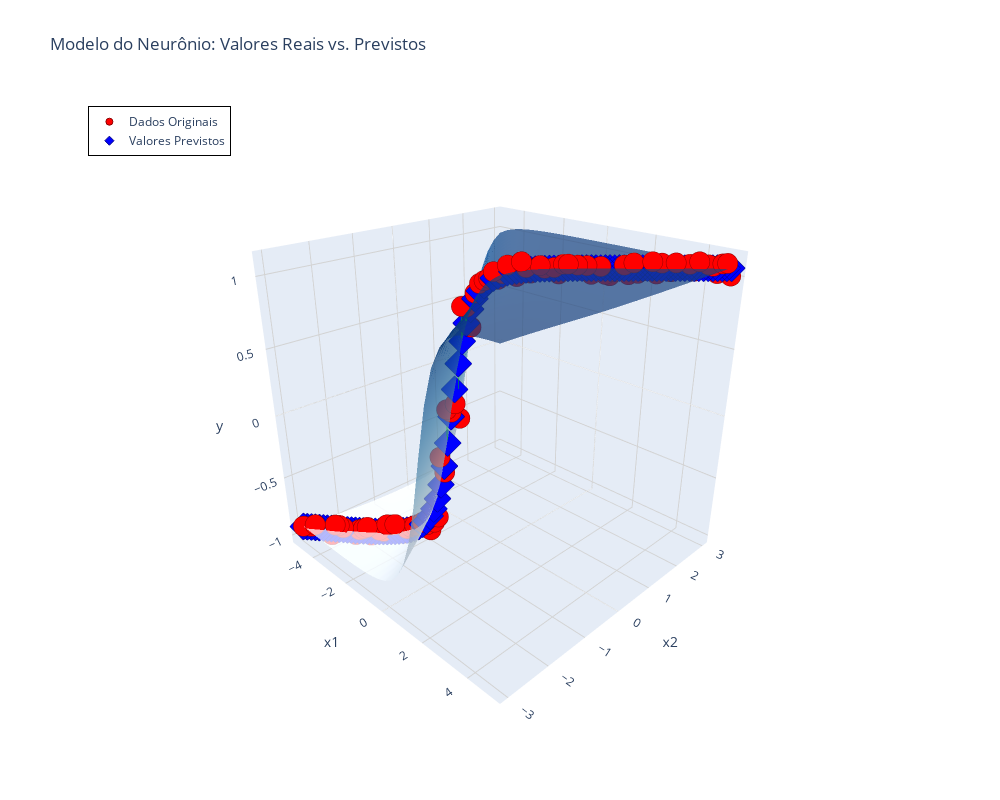

The cell this chart's notebook holds for it:
### Code cell
# Gere a malha para a superfície
x1_range = np.linspace(df['x1'].min(), df['x1'].max(), 30)
x2_range = np.linspace(df['x2'].min(), df['x2'].max(), 30)
x1_grid, x2_grid = np.meshgrid(x1_range, x2_range)

# Normalize a malha com o mesmo scaler usado no treino
x1_grid_flat = x1_grid.flatten()
x2_grid_flat = x2_grid.flatten()
mesh_df = pd.DataFrame({'x1': x1_grid_flat, 'x2': x2_grid_flat})
mesh_scaled = scaler.normalize(mesh_df)
x1_mesh_scaled = mesh_scaled['x1'].values
x2_mesh_scaled = mesh_scaled['x2'].values

# Predição na malha
y_grid_scaled = hidden_forward(
    x1_mesh_scaled, x2_mesh_scaled, neurons_weights=neurons_weights, activation_fn=np.tanh
)
y_grid_pred = scaler_y.denormalize(pd.DataFrame(y_grid_scaled.reshape(-1, 1))).flatten()
y_grid_pred = y_grid_pred.reshape(x1_grid.shape)

fig = go.Figure()

# Superfície de predição
fig.add_trace(go.Surface(
    x=x1_grid, y=x2_grid, z=y_grid_pred,
    colorscale='Blues', opacity=0.7, showscale=False, name='Superfície de Predição'
))

# Pontos originais
fig.add_trace(go.Scatter3d(
    x=df['x1'], y=df['x2'], z=df['y'],
    mode='markers',
    marker=dict(size=7, color='red', symbol='circle', line=dict(width=1, color='darkred')),
    name='Dados Originais'
))

# Pontos previstos
fig.add_trace(go.Scatter3d(
    x=df['x1'], y=df['x2'], z=y_hat,
    mode='markers',
    marker=dict(size=7, color='blue', symbol='diamond', line=dict(width=1, color='darkblue')),
    name='Valores Previstos'
))

# Linhas verticais
for i in range(len(df)):
    fig.add_trace(go.Scatter3d(
        x=[df['x1'].iloc[i], df['x1'].iloc[i]],
        y=[df['x2'].iloc[i], df['x2'].iloc[i]],
        z=[df['y'].iloc[i], y_hat[i]],
        mode='lines',
        line=dict(color='rgba(0,100,0,0.5)', width=2),
        showlegend=False
    ))

# Layout
fig.update_layout(
    title='Modelo do Neurônio: Valores Reais vs. Previstos',
    scene=dict(
        xaxis_title='x1',
        yaxis_title='x2',
        zaxis_title='y',
        aspectmode='cube',
        camera=dict(
            eye=dict(x=1.5, y=-1.5, z=1),
            up=dict(x=0, y=0, z=1)
        ),
        xaxis=dict(gridcolor='lightgray'),
        yaxis=dict(gridcolor='lightgray'),
        zaxis=dict(gridcolor='lightgray')
    ),
    width=1000,
    height=800,
    legend=dict(
        yanchor="top",
        y=0.99,
        xanchor="left",
        x=0.01,
        bgcolor="rgba(255,255,255,0.8)",
        bordercolor="black",
        borderwidth=1
    )
)

fig.show()

### Figure 1 — Plotly figure (JSON) as saved in the notebook; plotly's stock layout.template omitted (floating-point values rounded to 4 significant figures; data arrays with more than 128 entries replaced by an {"elided": "..."} marker saying what was removed)
{"data": [{"colorscale": [[0, "rgb(247,251,255)"], [0.125, "rgb(222,235,247)"], [0.25, "rgb(198,219,239)"], [0.375, "rgb(158,202,225)"], [0.5, "rgb(107,174,214)"], [0.625, "rgb(66,146,198)"], [0.75, "rgb(33,113,181)"], [0.875, "rgb(8,81,156)"], [1, "rgb(8,48,107)"]], "name": "Superfície de Predição", "opacity": 0.7, "showscale": false, "type": "surface", "x": {"elided": "30x30 float values"}, "y": {"elided": "30x30 float values"}, "z": {"elided": "30x30 float values"}}, {"marker": {"color": "red", "line": {"color": "darkred", "width": 1}, "size": 7, "symbol": "circle"}, "mode": "markers", "name": "Dados Originais", "type": "scatter3d", "x": [-5.0, -4.899, -4.798, -4.697, -4.596, -4.495, -4.394, -4.293, -4.192, -4.091, -3.99, -3.889, -3.788, -3.687, -3.586, -3.485, -3.384, -3.283, -3.182, -3.081, -2.98, -2.879, -2.778, -2.677, -2.576, -2.475, -2.374, -2.273, -2.172, -2.071, -1.97, -1.869, -1.768, -1.667, -1.566, -1.465, -1.364, -1.263, -1.162, -1.061, -0.9596, -0.8586, -0.7576, -0.6566, -0.5556, -0.4545, -0.3535, -0.2525, -0.1515, -0.05051, 0.05051, 0.1515, 0.2525, 0.3535, 0.4545, 0.5556, 0.6566, 0.7576, 0.8586, 0.9596, 1.061, 1.162, 1.263, 1.364, 1.465, 1.566, 1.667, 1.768, 1.869, 1.97, 2.071, 2.172, 2.273, 2.374, 2.475, 2.576, 2.677, 2.778, 2.879, 2.98, 3.081, 3.182, 3.283, 3.384, 3.485, 3.586, 3.687, 3.788, 3.889, 3.99, 4.091, 4.192, 4.293, 4.394, 4.495, 4.596, 4.697, 4.798, 4.899, 5.0], "y": [-3.0, -2.939, -2.879, -2.818, -2.758, -2.697, -2.636, -2.576, -2.515, -2.455, -2.394, -2.333, -2.273, -2.212, -2.152, -2.091, -2.03, -1.97, -1.909, -1.848, -1.788, -1.727, -1.667, -1.606, -1.545, -1.485, -1.424, -1.364, -1.303, -1.242, -1.182, -1.121, -1.061, -1.0, -0.9394, -0.8788, -0.8182, -0.7576, -0.697, -0.6364, -0.5758, -0.5152, -0.4545, -0.3939, -0.3333, -0.2727, -0.2121, -0.1515, -0.09091, -0.0303, 0.0303, 0.09091, 0.1515, 0.2121, 0.2727, 0.3333, 0.3939, 0.4545, 0.5152, 0.5758, 0.6364, 0.697, 0.7576, 0.8182, 0.8788, 0.9394, 1.0, 1.061, 1.121, 1.182, 1.242, 1.303, 1.364, 1.424, 1.485, 1.545, 1.606, 1.667, 1.727, 1.788, 1.848, 1.909, 1.97, 2.03, 2.091, 2.152, 2.212, 2.273, 2.333, 2.394, 2.455, 2.515, 2.576, 2.636, 2.697, 2.758, 2.818, 2.879, 2.939, 3.0], "z": [-0.9172, -0.9397, -0.9182, -0.9044, -0.935, -0.9372, -0.9353, -0.9938, -0.9062, -0.9101, -0.9305, -0.9689, -0.9656, -0.9924, -0.948, -0.9391, -0.9272, -0.9999, -0.9828, -0.9535, -0.9632, -0.9045, -0.9059, -0.9021, -0.9781, -0.9804, -0.9386, -0.9252, -0.9112, -0.9141, -0.8813, -0.9044, -0.9501, -0.8808, -0.8347, -0.3249, -0.449, 0.0536, 0.03375, 0.09858, -0.01367, 0.8014, 0.7966, 0.6586, 0.8913, 0.9553, 0.9745, 0.9909, 1.033, 0.9821, 1.02, 1.076, 1.021, 1.001, 1.098, 1.06, 1.023, 1.044, 1.073, 1.056, 1.044, 1.06, 1.018, 1.081, 1.082, 1.049, 1.076, 1.04, 1.073, 1.015, 1.051, 1.067, 1.015, 1.006, 1.034, 1.045, 1.076, 1.013, 1.09, 1.022, 1.038, 1.042, 1.097, 1.018, 1.088, 1.055, 1.032, 1.09, 1.054, 1.046, 1.081, 1.036, 1.097, 1.056, 1.077, 1.068, 1.021, 1.083, 1.087, 1.004]}, {"marker": {"color": "blue", "line": {"color": "darkblue", "width": 1}, "size": 7, "symbol": "diamond"}, "mode": "markers", "name": "Valores Previstos", "type": "scatter3d", "x": [-5.0, -4.899, -4.798, -4.697, -4.596, -4.495, -4.394, -4.293, -4.192, -4.091, -3.99, -3.889, -3.788, -3.687, -3.586, -3.485, -3.384, -3.283, -3.182, -3.081, -2.98, -2.879, -2.778, -2.677, -2.576, -2.475, -2.374, -2.273, -2.172, -2.071, -1.97, -1.869, -1.768, -1.667, -1.566, -1.465, -1.364, -1.263, -1.162, -1.061, -0.9596, -0.8586, -0.7576, -0.6566, -0.5556, -0.4545, -0.3535, -0.2525, -0.1515, -0.05051, 0.05051, 0.1515, 0.2525, 0.3535, 0.4545, 0.5556, 0.6566, 0.7576, 0.8586, 0.9596, 1.061, 1.162, 1.263, 1.364, 1.465, 1.566, 1.667, 1.768, 1.869, 1.97, 2.071, 2.172, 2.273, 2.374, 2.475, 2.576, 2.677, 2.778, 2.879, 2.98, 3.081, 3.182, 3.283, 3.384, 3.485, 3.586, 3.687, 3.788, 3.889, 3.99, 4.091, 4.192, 4.293, 4.394, 4.495, 4.596, 4.697, 4.798, 4.899, 5.0], "y": [-3.0, -2.939, -2.879, -2.818, -2.758, -2.697, -2.636, -2.576, -2.515, -2.455, -2.394, -2.333, -2.273, -2.212, -2.152, -2.091, -2.03, -1.97, -1.909, -1.848, -1.788, -1.727, -1.667, -1.606, -1.545, -1.485, -1.424, -1.364, -1.303, -1.242, -1.182, -1.121, -1.061, -1.0, -0.9394, -0.8788, -0.8182, -0.7576, -0.697, -0.6364, -0.5758, -0.5152, -0.4545, -0.3939, -0.3333, -0.2727, -0.2121, -0.1515, -0.09091, -0.0303, 0.0303, 0.09091, 0.1515, 0.2121, 0.2727, 0.3333, 0.3939, 0.4545, 0.5152, 0.5758, 0.6364, 0.697, 0.7576, 0.8182, 0.8788, 0.9394, 1.0, 1.061, 1.121, 1.182, 1.242, 1.303, 1.364, 1.424, 1.485, 1.545, 1.606, 1.667, 1.727, 1.788, 1.848, 1.909, 1.97, 2.03, 2.091, 2.152, 2.212, 2.273, 2.333, 2.394, 2.455, 2.515, 2.576, 2.636, 2.697, 2.758, 2.818, 2.879, 2.939, 3.0], "z": [-0.9191, -0.9216, -0.9242, -0.9269, -0.9296, -0.9324, -0.9352, -0.9381, -0.9409, -0.9438, -0.9465, -0.9492, -0.9517, -0.9541, -0.9564, -0.9584, -0.9602, -0.9617, -0.9629, -0.9638, -0.9642, -0.9642, -0.9636, -0.9623, -0.9601, -0.9567, -0.9517, -0.9446, -0.9344, -0.9198, -0.8989, -0.8687, -0.8251, -0.7625, -0.6742, -0.5537, -0.3974, -0.209, -0.0007326, 0.2082, 0.3991, 0.5598, 0.6868, 0.783, 0.854, 0.9058, 0.9435, 0.9711, 0.9914, 1.006, 1.018, 1.027, 1.033, 1.038, 1.042, 1.045, 1.048, 1.05, 1.051, 1.053, 1.054, 1.054, 1.055, 1.056, 1.056, 1.056, 1.056, 1.057, 1.057, 1.057, 1.057, 1.057, 1.057, 1.057, 1.057, 1.057, 1.057, 1.057, 1.057, 1.057, 1.056, 1.056, 1.056, 1.056, 1.056, 1.056, 1.056, 1.056, 1.056, 1.056, 1.056, 1.056, 1.056, 1.056, 1.056, 1.056, 1.056, 1.056, 1.056, 1.056]}, {"line": {"color": "rgba(0,100,0,0.5)", "width": 2}, "mode": "lines", "showlegend": false, "type": "scatter3d", "x": [-5, -5], "y": [-3, -3], "z": [-0.9172, -0.9191]}, {"line": {"color": "rgba(0,100,0,0.5)", "width": 2}, "mode": "lines", "showlegend": false, "type": "scatter3d", "x": [-4.899, -4.899], "y": [-2.939, -2.939], "z": [-0.9397, -0.9216]}, {"line": {"color": "rgba(0,100,0,0.5)", "width": 2}, "mode": "lines", "showlegend": false, "type": "scatter3d", "x": [-4.798, -4.798], "y": [-2.879, -2.879], "z": [-0.9182, -0.9242]}, {"line": {"color": "rgba(0,100,0,0.5)", "width": 2}, "mode": "lines", "showlegend": false, "type": "scatter3d", "x": [-4.697, -4.697], "y": [-2.818, -2.818], "z": [-0.9044, -0.9269]}, {"line": {"color": "rgba(0,100,0,0.5)", "width": 2}, "mode": "lines", "showlegend": false, "type": "scatter3d", "x": [-4.596, -4.596], "y": [-2.758, -2.758], "z": [-0.935, -0.9296]}, {"line": {"color": "rgba(0,100,0,0.5)", "width": 2}, "mode": "lines", "showlegend": false, "type": "scatter3d", "x": [-4.495, -4.495], "y": [-2.697, -2.697], "z": [-0.9372, -0.9324]}, {"line": {"color": "rgba(0,100,0,0.5)", "width": 2}, "mode": "lines", "showlegend": false, "type": "scatter3d", "x": [-4.394, -4.394], "y": [-2.636, -2.636], "z": [-0.9353, -0.9352]}, {"line": {"color": "rgba(0,100,0,0.5)", "width": 2}, "mode": "lines", "showlegend": false, "type": "scatter3d", "x": [-4.293, -4.293], "y": [-2.576, -2.576], "z": [-0.9938, -0.9381]}, {"line": {"color": "rgba(0,100,0,0.5)", "width": 2}, "mode": "lines", "showlegend": false, "type": "scatter3d", "x": [-4.192, -4.192], "y": [-2.515, -2.515], "z": [-0.9062, -0.9409]}, {"line": {"color": "rgba(0,100,0,0.5)", "width": 2}, "mode": "lines", "showlegend": false, "type": "scatter3d", "x": [-4.091, -4.091], "y": [-2.455, -2.455], "z": [-0.9101, -0.9438]}, {"line": {"color": "rgba(0,100,0,0.5)", "width": 2}, "mode": "lines", "showlegend": false, "type": "scatter3d", "x": [-3.99, -3.99], "y": [-2.394, -2.394], "z": [-0.9305, -0.9465]}, {"line": {"color": "rgba(0,100,0,0.5)", "width": 2}, "mode": "lines", "showlegend": false, "type": "scatter3d", "x": [-3.889, -3.889], "y": [-2.333, -2.333], "z": [-0.9689, -0.9492]}, {"line": {"color": "rgba(0,100,0,0.5)", "width": 2}, "mode": "lines", "showlegend": false, "type": "scatter3d", "x": [-3.788, -3.788], "y": [-2.273, -2.273], "z": [-0.9656, -0.9517]}, {"line": {"color": "rgba(0,100,0,0.5)", "width": 2}, "mode": "lines", "showlegend": false, "type": "scatter3d", "x": [-3.687, -3.687], "y": [-2.212, -2.212], "z": [-0.9924, -0.9541]}, {"line": {"color": "rgba(0,100,0,0.5)", "width": 2}, "mode": "lines", "showlegend": false, "type": "scatter3d", "x": [-3.586, -3.586], "y": [-2.152, -2.152], "z": [-0.948, -0.9564]}, {"line": {"color": "rgba(0,100,0,0.5)", "width": 2}, "mode": "lines", "showlegend": false, "type": "scatter3d", "x": [-3.485, -3.485], "y": [-2.091, -2.091], "z": [-0.9391, -0.9584]}, {"line": {"color": "rgba(0,100,0,0.5)", "width": 2}, "mode": "lines", "showlegend": false, "type": "scatter3d", "x": [-3.384, -3.384], "y": [-2.03, -2.03], "z": [-0.9272, -0.9602]}, {"line": {"color": "rgba(0,100,0,0.5)", "width": 2}, "mode": "lines", "showlegend": false, "type": "scatter3d", "x": [-3.283, -3.283], "y": [-1.97, -1.97], "z": [-0.9999, -0.9617]}, {"line": {"color": "rgba(0,100,0,0.5)", "width": 2}, "mode": "lines", "showlegend": false, "type": "scatter3d", "x": [-3.182, -3.182], "y": [-1.909, -1.909], "z": [-0.9828, -0.9629]}, {"line": {"color": "rgba(0,100,0,0.5)", "width": 2}, "mode": "lines", "showlegend": false, "type": "scatter3d", "x": [-3.081, -3.081], "y": [-1.848, -1.848], "z": [-0.9535, -0.9638]}, {"line": {"color": "rgba(0,100,0,0.5)", "width": 2}, "mode": "lines", "showlegend": false, "type": "scatter3d", "x": [-2.98, -2.98], "y": [-1.788, -1.788], "z": [-0.9632, -0.9642]}, {"line": {"color": "rgba(0,100,0,0.5)", "width": 2}, "mode": "lines", "showlegend": false, "type": "scatter3d", "x": [-2.879, -2.879], "y": [-1.727, -1.727], "z": [-0.9045, -0.9642]}, {"line": {"color": "rgba(0,100,0,0.5)", "width": 2}, "mode": "lines", "showlegend": false, "type": "scatter3d", "x": [-2.778, -2.778], "y": [-1.667, -1.667], "z": [-0.9059, -0.9636]}, {"line": {"color": "rgba(0,100,0,0.5)", "width": 2}, "mode": "lines", "showlegend": false, "type": "scatter3d", "x": [-2.677, -2.677], "y": [-1.606, -1.606], "z": [-0.9021, -0.9623]}, {"line": {"color": "rgba(0,100,0,0.5)", "width": 2}, "mode": "lines", "showlegend": false, "type": "scatter3d", "x": [-2.576, -2.576], "y": [-1.545, -1.545], "z": [-0.9781, -0.9601]}, {"line": {"color": "rgba(0,100,0,0.5)", "width": 2}, "mode": "lines", "showlegend": false, "type": "scatter3d", "x": [-2.475, -2.475], "y": [-1.485, -1.485], "z": [-0.9804, -0.9567]}, {"line": {"color": "rgba(0,100,0,0.5)", "width": 2}, "mode": "lines", "showlegend": false, "type": "scatter3d", "x": [-2.374, -2.374], "y": [-1.424, -1.424], "z": [-0.9386, -0.9517]}, {"line": {"color": "rgba(0,100,0,0.5)", "width": 2}, "mode": "lines", "showlegend": false, "type": "scatter3d", "x": [-2.273, -2.273], "y": [-1.364, -1.364], "z": [-0.9252, -0.9446]}, {"line": {"color": "rgba(0,100,0,0.5)", "width": 2}, "mode": "lines", "showlegend": false, "type": "scatter3d", "x": [-2.172, -2.172], "y": [-1.303, -1.303], "z": [-0.9112, -0.9344]}, {"line": {"color": "rgba(0,100,0,0.5)", "width": 2}, "mode": "lines", "showlegend": false, "type": "scatter3d", "x": [-2.071, -2.071], "y": [-1.242, -1.242], "z": [-0.9141, -0.9198]}, {"line": {"color": "rgba(0,100,0,0.5)", "width": 2}, "mode": "lines", "showlegend": false, "type": "scatter3d", "x": [-1.97, -1.97], "y": [-1.182, -1.182], "z": [-0.8813, -0.8989]}, {"line": {"color": "rgba(0,100,0,0.5)", "width": 2}, "mode": "lines", "showlegend": false, "type": "scatter3d", "x": [-1.869, -1.869], "y": [-1.121, -1.121], "z": [-0.9044, -0.8687]}, {"line": {"color": "rgba(0,100,0,0.5)", "width": 2}, "mode": "lines", "showlegend": false, "type": "scatter3d", "x": [-1.768, -1.768], "y": [-1.061, -1.061], "z": [-0.9501, -0.8251]}, {"line": {"color": "rgba(0,100,0,0.5)", "width": 2}, "mode": "lines", "showlegend": false, "type": "scatter3d", "x": [-1.667, -1.667], "y": [-1, -1], "z": [-0.8808, -0.7625]}, {"line": {"color": "rgba(0,100,0,0.5)", "width": 2}, "mode": "lines", "showlegend": false, "type": "scatter3d", "x": [-1.566, -1.566], "y": [-0.9394, -0.9394], "z": [-0.8347, -0.6742]}, {"line": {"color": "rgba(0,100,0,0.5)", "width": 2}, "mode": "lines", "showlegend": false, "type": "scatter3d", "x": [-1.465, -1.465], "y": [-0.8788, -0.8788], "z": [-0.3249, -0.5537]}, {"line": {"color": "rgba(0,100,0,0.5)", "width": 2}, "mode": "lines", "showlegend": false, "type": "scatter3d", "x": [-1.364, -1.364], "y": [-0.8182, -0.8182], "z": [-0.449, -0.3974]}, {"line": {"color": "rgba(0,100,0,0.5)", "width": 2}, "mode": "lines", "showlegend": false, "type": "scatter3d", "x": [-1.263, -1.263], "y": [-0.7576, -0.7576], "z": [0.0536, -0.209]}, {"line": {"color": "rgba(0,100,0,0.5)", "width": 2}, "mode": "lines", "showlegend": false, "type": "scatter3d", "x": [-1.162, -1.162], "y": [-0.697, -0.697], "z": [0.03375, -0.0007326]}, {"line": {"color": "rgba(0,100,0,0.5)", "width": 2}, "mode": "lines", "showlegend": false, "type": "scatter3d", "x": [-1.061, -1.061], "y": [-0.6364, -0.6364], "z": [0.09858, 0.2082]}, {"line": {"color": "rgba(0,100,0,0.5)", "width": 2}, "mode": "lines", "showlegend": false, "type": "scatter3d", "x": [-0.9596, -0.9596], "y": [-0.5758, -0.5758], "z": [-0.01367, 0.3991]}, {"line": {"color": "rgba(0,100,0,0.5)", "width": 2}, "mode": "lines", "showlegend": false, "type": "scatter3d", "x": [-0.8586, -0.8586], "y": [-0.5152, -0.5152], "z": [0.8014, 0.5598]}, {"line": {"color": "rgba(0,100,0,0.5)", "width": 2}, "mode": "lines", "showlegend": false, "type": "scatter3d", "x": [-0.7576, -0.7576], "y": [-0.4545, -0.4545], "z": [0.7966, 0.6868]}, {"line": {"color": "rgba(0,100,0,0.5)", "width": 2}, "mode": "lines", "showlegend": false, "type": "scatter3d", "x": [-0.6566, -0.6566], "y": [-0.3939, -0.3939], "z": [0.6586, 0.783]}, {"line": {"color": "rgba(0,100,0,0.5)", "width": 2}, "mode": "lines", "showlegend": false, "type": "scatter3d", "x": [-0.5556, -0.5556], "y": [-0.3333, -0.3333], "z": [0.8913, 0.854]}, {"line": {"color": "rgba(0,100,0,0.5)", "width": 2}, "mode": "lines", "showlegend": false, "type": "scatter3d", "x": [-0.4545, -0.4545], "y": [-0.2727, -0.2727], "z": [0.9553, 0.9058]}, {"line": {"color": "rgba(0,100,0,0.5)", "width": 2}, "mode": "lines", "showlegend": false, "type": "scatter3d", "x": [-0.3535, -0.3535], "y": [-0.2121, -0.2121], "z": [0.9745, 0.9435]}, {"line": {"color": "rgba(0,100,0,0.5)", "width": 2}, "mode": "lines", "showlegend": false, "type": "scatter3d", "x": [-0.2525, -0.2525], "y": [-0.1515, -0.1515], "z": [0.9909, 0.9711]}, {"line": {"color": "rgba(0,100,0,0.5)", "width": 2}, "mode": "lines", "showlegend": false, "type": "scatter3d", "x": [-0.1515, -0.1515], "y": [-0.09091, -0.09091], "z": [1.033, 0.9914]}, {"line": {"color": "rgba(0,100,0,0.5)", "width": 2}, "mode": "lines", "showlegend": false, "type": "scatter3d", "x": [-0.05051, -0.05051], "y": [-0.0303, -0.0303], "z": [0.9821, 1.006]}, {"line": {"color": "rgba(0,100,0,0.5)", "width": 2}, "mode": "lines", "showlegend": false, "type": "scatter3d", "x": [0.05051, 0.05051], "y": [0.0303, 0.0303], "z": [1.02, 1.018]}, {"line": {"color": "rgba(0,100,0,0.5)", "width": 2}, "mode": "lines", "showlegend": false, "type": "scatter3d", "x": [0.1515, 0.1515], "y": [0.09091, 0.09091], "z": [1.076, 1.027]}, {"line": {"color": "rgba(0,100,0,0.5)", "width": 2}, "mode": "lines", "showlegend": false, "type": "scatter3d", "x": [0.2525, 0.2525], "y": [0.1515, 0.1515], "z": [1.021, 1.033]}, {"line": {"color": "rgba(0,100,0,0.5)", "width": 2}, "mode": "lines", "showlegend": false, "type": "scatter3d", "x": [0.3535, 0.3535], "y": [0.2121, 0.2121], "z": [1.001, 1.038]}, {"line": {"color": "rgba(0,100,0,0.5)", "width": 2}, "mode": "lines", "showlegend": false, "type": "scatter3d", "x": [0.4545, 0.4545], "y": [0.2727, 0.2727], "z": [1.098, 1.042]}, {"line": {"color": "rgba(0,100,0,0.5)", "width": 2}, "mode": "lines", "showlegend": false, "type": "scatter3d", "x": [0.5556, 0.5556], "y": [0.3333, 0.3333], "z": [1.06, 1.045]}, {"line": {"color": "rgba(0,100,0,0.5)", "width": 2}, "mode": "lines", "showlegend": false, "type": "scatter3d", "x": [0.6566, 0.6566], "y": [0.3939, 0.3939], "z": [1.023, 1.048]}, {"line": {"color": "rgba(0,100,0,0.5)", "width": 2}, "mode": "lines", "showlegend": false, "type": "scatter3d", "x": [0.7576, 0.7576], "y": [0.4545, 0.4545], "z": [1.044, 1.05]}, {"line": {"color": "rgba(0,100,0,0.5)", "width": 2}, "mode": "lines", "showlegend": false, "type": "scatter3d", "x": [0.8586, 0.8586], "y": [0.5152, 0.5152], "z": [1.073, 1.051]}, {"line": {"color": "rgba(0,100,0,0.5)", "width": 2}, "mode": "lines", "showlegend": false, "type": "scatter3d", "x": [0.9596, 0.9596], "y": [0.5758, 0.5758], "z": [1.056, 1.053]}, {"line": {"color": "rgba(0,100,0,0.5)", "width": 2}, "mode": "lines", "showlegend": false, "type": "scatter3d", "x": [1.061, 1.061], "y": [0.6364, 0.6364], "z": [1.044, 1.054]}, {"line": {"color": "rgba(0,100,0,0.5)", "width": 2}, "mode": "lines", "showlegend": false, "type": "scatter3d", "x": [1.162, 1.162], "y": [0.697, 0.697], "z": [1.06, 1.054]}, {"line": {"color": "rgba(0,100,0,0.5)", "width": 2}, "mode": "lines", "showlegend": false, "type": "scatter3d", "x": [1.263, 1.263], "y": [0.7576, 0.7576], "z": [1.018, 1.055]}, {"line": {"color": "rgba(0,100,0,0.5)", "width": 2}, "mode": "lines", "showlegend": false, "type": "scatter3d", "x": [1.364, 1.364], "y": [0.8182, 0.8182], "z": [1.081, 1.056]}, {"line": {"color": "rgba(0,100,0,0.5)", "width": 2}, "mode": "lines", "showlegend": false, "type": "scatter3d", "x": [1.465, 1.465], "y": [0.8788, 0.8788], "z": [1.082, 1.056]}, {"line": {"color": "rgba(0,100,0,0.5)", "width": 2}, "mode": "lines", "showlegend": false, "type": "scatter3d", "x": [1.566, 1.566], "y": [0.9394, 0.9394], "z": [1.049, 1.056]}, {"line": {"color": "rgba(0,100,0,0.5)", "width": 2}, "mode": "lines", "showlegend": false, "type": "scatter3d", "x": [1.667, 1.667], "y": [1, 1], "z": [1.076, 1.056]}, {"line": {"color": "rgba(0,100,0,0.5)", "width": 2}, "mode": "lines", "showlegend": false, "type": "scatter3d", "x": [1.768, 1.768], "y": [1.061, 1.061], "z": [1.04, 1.057]}, {"line": {"color": "rgba(0,100,0,0.5)", "width": 2}, "mode": "lines", "showlegend": false, "type": "scatter3d", "x": [1.869, 1.869], "y": [1.121, 1.121], "z": [1.073, 1.057]}, {"line": {"color": "rgba(0,100,0,0.5)", "width": 2}, "mode": "lines", "showlegend": false, "type": "scatter3d", "x": [1.97, 1.97], "y": [1.182, 1.182], "z": [1.015, 1.057]}, {"line": {"color": "rgba(0,100,0,0.5)", "width": 2}, "mode": "lines", "showlegend": false, "type": "scatter3d", "x": [2.071, 2.071], "y": [1.242, 1.242], "z": [1.051, 1.057]}, {"line": {"color": "rgba(0,100,0,0.5)", "width": 2}, "mode": "lines", "showlegend": false, "type": "scatter3d", "x": [2.172, 2.172], "y": [1.303, 1.303], "z": [1.067, 1.057]}, {"line": {"color": "rgba(0,100,0,0.5)", "width": 2}, "mode": "lines", "showlegend": false, "type": "scatter3d", "x": [2.273, 2.273], "y": [1.364, 1.364], "z": [1.015, 1.057]}, {"line": {"color": "rgba(0,100,0,0.5)", "width": 2}, "mode": "lines", "showlegend": false, "type": "scatter3d", "x": [2.374, 2.374], "y": [1.424, 1.424], "z": [1.006, 1.057]}, {"line": {"color": "rgba(0,100,0,0.5)", "width": 2}, "mode": "lines", "showlegend": false, "type": "scatter3d", "x": [2.475, 2.475], "y": [1.485, 1.485], "z": [1.034, 1.057]}, {"line": {"color": "rgba(0,100,0,0.5)", "width": 2}, "mode": "lines", "showlegend": false, "type": "scatter3d", "x": [2.576, 2.576], "y": [1.545, 1.545], "z": [1.045, 1.057]}, {"line": {"color": "rgba(0,100,0,0.5)", "width": 2}, "mode": "lines", "showlegend": false, "type": "scatter3d", "x": [2.677, 2.677], "y": [1.606, 1.606], "z": [1.076, 1.057]}, {"line": {"color": "rgba(0,100,0,0.5)", "width": 2}, "mode": "lines", "showlegend": false, "type": "scatter3d", "x": [2.778, 2.778], "y": [1.667, 1.667], "z": [1.013, 1.057]}, {"line": {"color": "rgba(0,100,0,0.5)", "width": 2}, "mode": "lines", "showlegend": false, "type": "scatter3d", "x": [2.879, 2.879], "y": [1.727, 1.727], "z": [1.09, 1.057]}, {"line": {"color": "rgba(0,100,0,0.5)", "width": 2}, "mode": "lines", "showlegend": false, "type": "scatter3d", "x": [2.98, 2.98], "y": [1.788, 1.788], "z": [1.022, 1.057]}, {"line": {"color": "rgba(0,100,0,0.5)", "width": 2}, "mode": "lines", "showlegend": false, "type": "scatter3d", "x": [3.081, 3.081], "y": [1.848, 1.848], "z": [1.038, 1.056]}, {"line": {"color": "rgba(0,100,0,0.5)", "width": 2}, "mode": "lines", "showlegend": false, "type": "scatter3d", "x": [3.182, 3.182], "y": [1.909, 1.909], "z": [1.042, 1.056]}, {"line": {"color": "rgba(0,100,0,0.5)", "width": 2}, "mode": "lines", "showlegend": false, "type": "scatter3d", "x": [3.283, 3.283], "y": [1.97, 1.97], "z": [1.097, 1.056]}, {"line": {"color": "rgba(0,100,0,0.5)", "width": 2}, "mode": "lines", "showlegend": false, "type": "scatter3d", "x": [3.384, 3.384], "y": [2.03, 2.03], "z": [1.018, 1.056]}, {"line": {"color": "rgba(0,100,0,0.5)", "width": 2}, "mode": "lines", "showlegend": false, "type": "scatter3d", "x": [3.485, 3.485], "y": [2.091, 2.091], "z": [1.088, 1.056]}, {"line": {"color": "rgba(0,100,0,0.5)", "width": 2}, "mode": "lines", "showlegend": false, "type": "scatter3d", "x": [3.586, 3.586], "y": [2.152, 2.152], "z": [1.055, 1.056]}, {"line": {"color": "rgba(0,100,0,0.5)", "width": 2}, "mode": "lines", "showlegend": false, "type": "scatter3d", "x": [3.687, 3.687], "y": [2.212, 2.212], "z": [1.032, 1.056]}, {"line": {"color": "rgba(0,100,0,0.5)", "width": 2}, "mode": "lines", "showlegend": false, "type": "scatter3d", "x": [3.788, 3.788], "y": [2.273, 2.273], "z": [1.09, 1.056]}, {"line": {"color": "rgba(0,100,0,0.5)", "width": 2}, "mode": "lines", "showlegend": false, "type": "scatter3d", "x": [3.889, 3.889], "y": [2.333, 2.333], "z": [1.054, 1.056]}, {"line": {"color": "rgba(0,100,0,0.5)", "width": 2}, "mode": "lines", "showlegend": false, "type": "scatter3d", "x": [3.99, 3.99], "y": [2.394, 2.394], "z": [1.046, 1.056]}, {"line": {"color": "rgba(0,100,0,0.5)", "width": 2}, "mode": "lines", "showlegend": false, "type": "scatter3d", "x": [4.091, 4.091], "y": [2.455, 2.455], "z": [1.081, 1.056]}, {"line": {"color": "rgba(0,100,0,0.5)", "width": 2}, "mode": "lines", "showlegend": false, "type": "scatter3d", "x": [4.192, 4.192], "y": [2.515, 2.515], "z": [1.036, 1.056]}, {"line": {"color": "rgba(0,100,0,0.5)", "width": 2}, "mode": "lines", "showlegend": false, "type": "scatter3d", "x": [4.293, 4.293], "y": [2.576, 2.576], "z": [1.097, 1.056]}, {"line": {"color": "rgba(0,100,0,0.5)", "width": 2}, "mode": "lines", "showlegend": false, "type": "scatter3d", "x": [4.394, 4.394], "y": [2.636, 2.636], "z": [1.056, 1.056]}, {"line": {"color": "rgba(0,100,0,0.5)", "width": 2}, "mode": "lines", "showlegend": false, "type": "scatter3d", "x": [4.495, 4.495], "y": [2.697, 2.697], "z": [1.077, 1.056]}, {"line": {"color": "rgba(0,100,0,0.5)", "width": 2}, "mode": "lines", "showlegend": false, "type": "scatter3d", "x": [4.596, 4.596], "y": [2.758, 2.758], "z": [1.068, 1.056]}, {"line": {"color": "rgba(0,100,0,0.5)", "width": 2}, "mode": "lines", "showlegend": false, "type": "scatter3d", "x": [4.697, 4.697], "y": [2.818, 2.818], "z": [1.021, 1.056]}, {"line": {"color": "rgba(0,100,0,0.5)", "width": 2}, "mode": "lines", "showlegend": false, "type": "scatter3d", "x": [4.798, 4.798], "y": [2.879, 2.879], "z": [1.083, 1.056]}, {"line": {"color": "rgba(0,100,0,0.5)", "width": 2}, "mode": "lines", "showlegend": false, "type": "scatter3d", "x": [4.899, 4.899], "y": [2.939, 2.939], "z": [1.087, 1.056]}, {"line": {"color": "rgba(0,100,0,0.5)", "width": 2}, "mode": "lines", "showlegend": false, "type": "scatter3d", "x": [5, 5], "y": [3, 3], "z": [1.004, 1.056]}], "layout": {"height": 800, "legend": {"bgcolor": "rgba(255,255,255,0.8)", "bordercolor": "black", "borderwidth": 1, "x": 0.01, "xanchor": "left", "y": 0.99, "yanchor": "top"}, "scene": {"aspectmode": "cube", "camera": {"eye": {"x": 1.5, "y": -1.5, "z": 1}, "up": {"x": 0, "y": 0, "z": 1}}, "xaxis": {"gridcolor": "lightgray", "title": {"text": "x1"}}, "yaxis": {"gridcolor": "lightgray", "title": {"text": "x2"}}, "zaxis": {"gridcolor": "lightgray", "title": {"text": "y"}}}, "title": {"text": "Modelo do Neurônio: Valores Reais vs. Previstos"}, "width": 1000}}
